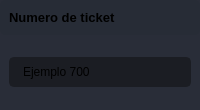
                        <widget class="QFrame" name="frame_div_content_6">
                         <property name="minimumSize">
                          <size>
                           <width>0</width>
                           <height>110</height>
                          </size>
                         </property>
                         <property name="maximumSize">
                          <size>
                           <width>16777215</width>
                           <height>110</height>
                          </size>
                         </property>
                         <property name="styleSheet">
                          <string notr="true">background-color: rgb(41, 45, 56);
border-radius: 5px;
</string>
                         </property>
                         <property name="frameShape">
                          <enum>QFrame::NoFrame</enum>
                         </property>
                         <property name="frameShadow">
                          <enum>QFrame::Raised</enum>
                         </property>
                         <layout class="QVBoxLayout" name="verticalLayout_40">
                          <property name="spacing">
                           <number>0</number>
                          </property>
                          <property name="leftMargin">
                           <number>0</number>
                          </property>
                          <property name="topMargin">
                           <number>0</number>
                          </property>
                          <property name="rightMargin">
                           <number>0</number>
                          </property>
                          <property name="bottomMargin">
                           <number>0</number>
                          </property>
                          <item>
                           <widget class="QFrame" name="frame_title_wid_7">
                            <property name="maximumSize">
                             <size>
                              <width>16777215</width>
                              <height>35</height>
                             </size>
                            </property>
                            <property name="styleSheet">
                             <string notr="true">background-color: rgb(39, 44, 54);</string>
                            </property>
                            <property name="frameShape">
                             <enum>QFrame::StyledPanel</enum>
                            </property>
                            <property name="frameShadow">
                             <enum>QFrame::Raised</enum>
                            </property>
                            <layout class="QVBoxLayout" name="verticalLayout_41">
                             <item>
                              <widget class="QLabel" name="labelBoxBlenderInstalation_15">
                               <property name="font">
                                <font>
                                 <family>Segoe UI</family>
                                 <pointsize>10</pointsize>
                                 <weight>75</weight>
                                 <bold>true</bold>
                                </font>
                               </property>
                               <property name="styleSheet">
                                <string notr="true"/>
                               </property>
                               <property name="text">
                                <string>Numero de ticket</string>
                               </property>
                              </widget>
                             </item>
                            </layout>
                           </widget>
                          </item>
                          <item>
                           <widget class="QFrame" name="frame_content_wid_7">
                            <property name="frameShape">
                             <enum>QFrame::NoFrame</enum>
                            </property>
                            <property name="frameShadow">
                             <enum>QFrame::Raised</enum>
                            </property>
                            <layout class="QVBoxLayout" name="verticalLayout_42">
                             <item>
                              <layout class="QVBoxLayout" name="verticalLayout_43">
                               <property name="bottomMargin">
                                <number>0</number>
                               </property>
                               <item>
                                <widget class="QLineEdit" name="CampoNumeroTicket">
                                 <property name="minimumSize">
                                  <size>
                                   <width>0</width>
                                   <height>30</height>
                                  </size>
                                 </property>
                                 <property name="styleSheet">
                                  <string notr="true">QLineEdit {
	background-color: rgb(27, 29, 35);
	border-radius: 5px;
	border: 2px solid rgb(27, 29, 35);
	padding-left: 10px;
}
QLineEdit:hover {
	border: 2px solid rgb(64, 71, 88);
}
QLineEdit:focus {
	border: 2px solid rgb(91, 101, 124);
}</string>
                                 </property>
                                 <property name="text">
                                  <string>Ejemplo 700</string>
                                 </property>
                                 <property name="placeholderText">
                                  <string>Your Password</string>
                                 </property>
                                </widget>
                               </item>
                              </layout>
                             </item>
                            </layout>
                           </widget>
                          </item>
                         </layout>
                        </widget>
